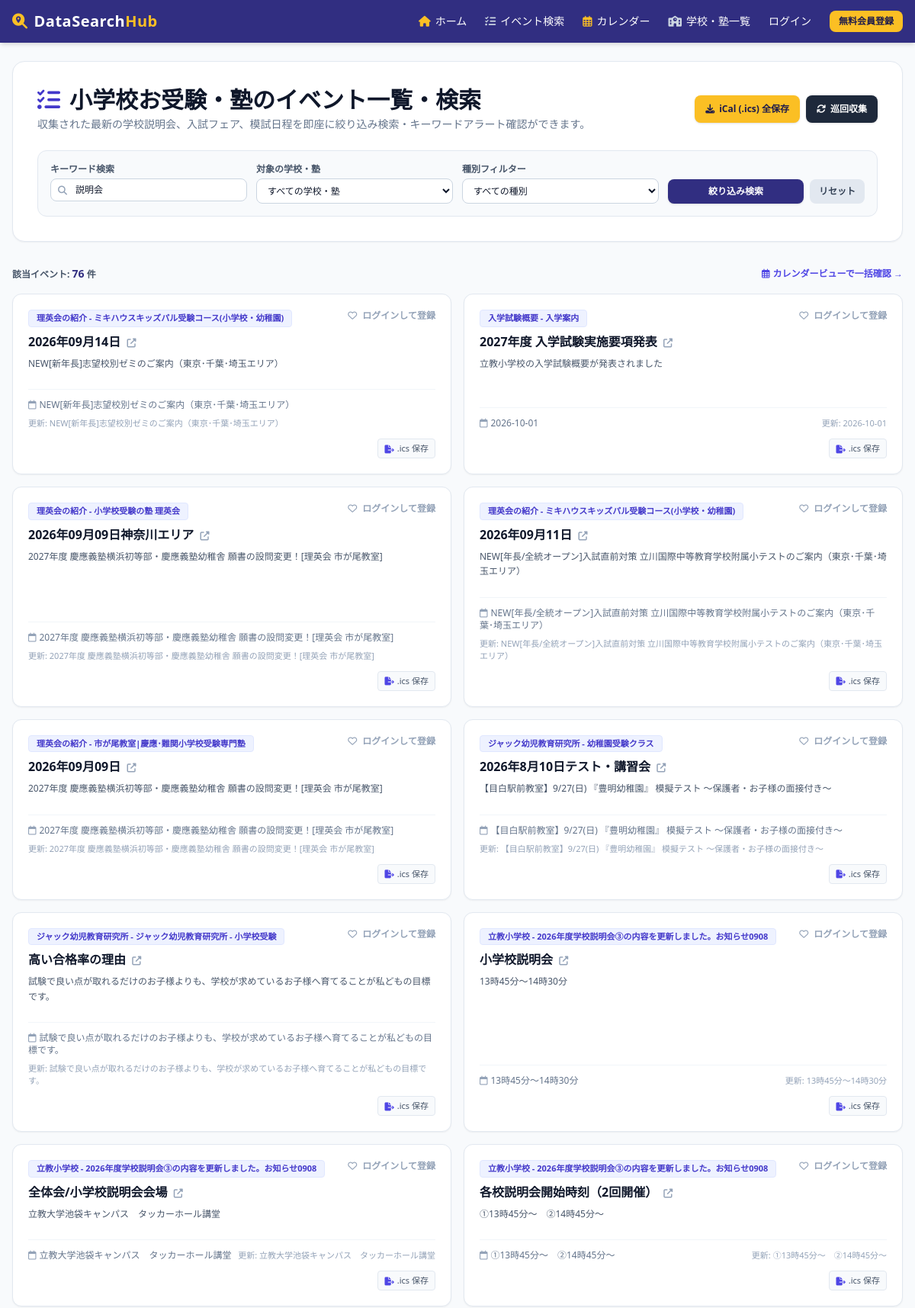
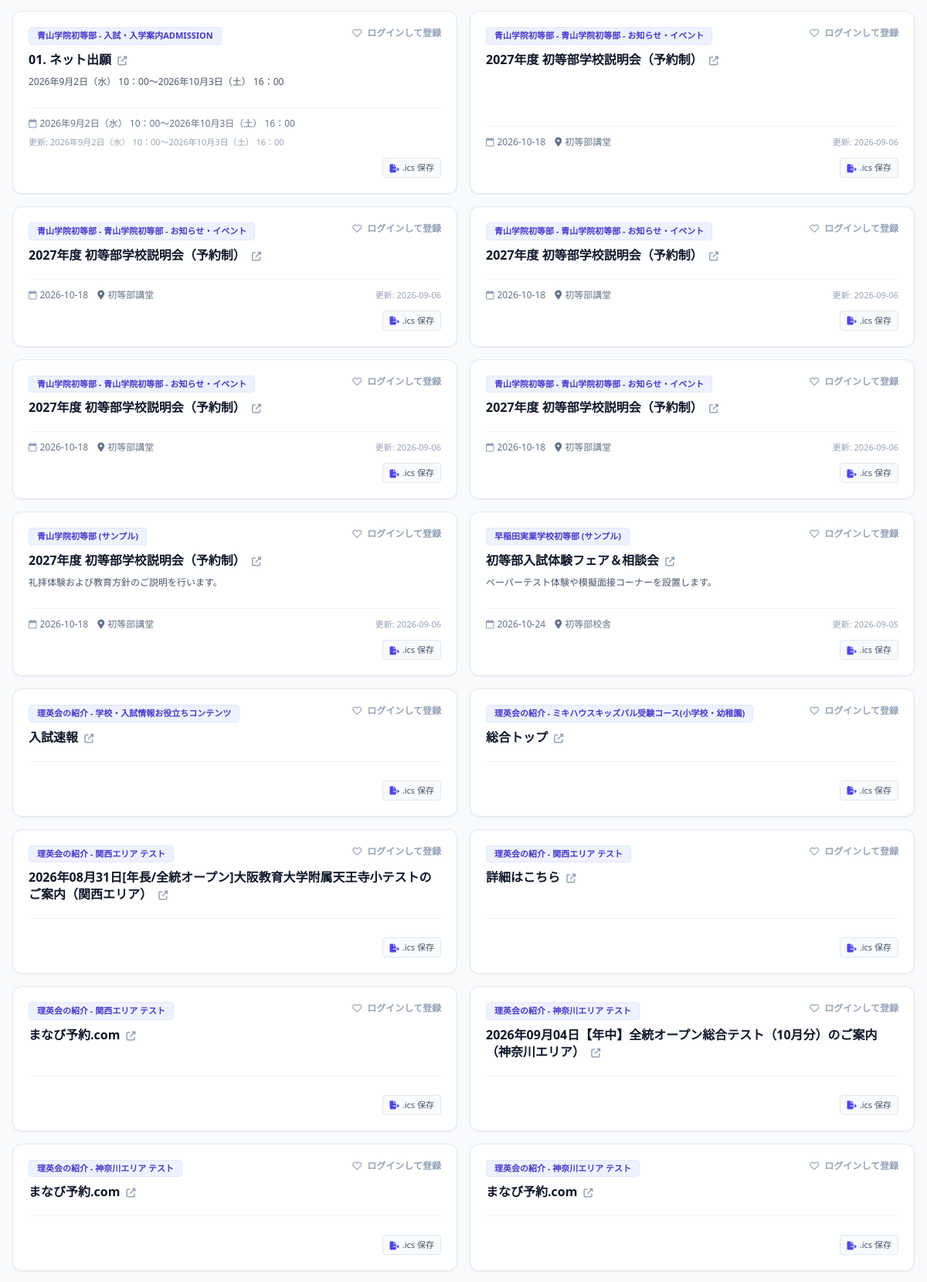
The app's page /events?q=説明会 (upper part) with its own data (2 pictures, top to bottom).
### app/models/schema.py (models this page shows, shortened)
class Event(Base):
    __tablename__ = "events"
    id = Column(Integer, primary_key=True, index=True)
    source_id = Column(Integer, ForeignKey("sources.id"), nullable=False)
    title = Column(String, index=True, nullable=False)
    content = Column(Text, nullable=True)
    url = Column(String, nullable=True)
    published_date = Column(String, nullable=True)                      # 発表日 / 更新日
    event_date = Column(String, index=True, nullable=True)               # イベント開催日・試験日 (YYYY-MM-DD)
    location = Column(String, nullable=True)                            # 開催場所・会場
    created_at = Column(DateTime, default=datetime.utcnow)
    is_notified = Column(Boolean, default=False)                         # メール通知済みフラグ
    source = relationship("Source", back_populates="events")
    notifications = relationship("NotificationLog", back_populates="event", cascade="all, delete-orphan")

class Source(Base):
    __tablename__ = "sources"
    id = Column(Integer, primary_key=True, index=True)
    source_id = Column(String, unique=True, index=True, nullable=False) # e.g. keio_yochisha
    category_id = Column(Integer, ForeignKey("categories.id"), nullable=False)
    name = Column(String, nullable=False)                                # e.g. 慶應義塾幼稚舎
    type = Column(String, nullable=False)                                # e.g. school, cram_school
    url = Column(String, nullable=False)
    schedule_interval_minutes = Column(Integer, default=60)
    selectors_json = Column(Text, nullable=False)                        # スクレイピングルール (JSON文字列)
    last_scraped_at = Column(DateTime, nullable=True)                    # 最終巡回実行日時
    category = relationship("Category", back_populates="sources")
    events = relationship("Event", back_populates="source", cascade="all, delete-orphan")
    favorited_by = relationship("Favorite", back_populates="source", cascade="all, delete-orphan")

### app/main.py (the view)
@app.get("/events", response_class=HTMLResponse)
@app.get("/search", response_class=HTMLResponse)
async def events_search_page(
    request: Request,
    q: Optional[str] = Query(None),
    category: Optional[str] = Query("elementary_school"),
    source_id: Optional[str] = Query(None),
    event_type: Optional[str] = Query(None),
    db: Session = Depends(get_db)
):
    user = get_current_user_optional(request, db)
    categories = db.query(Category).all()
    sources = db.query(Source).all()
    query = db.query(Event).options(joinedload(Event.source))
    if category and category != "all":
        current_cat = db.query(Category).filter(Category.category_id == category).first()
        if current_cat:
            query = query.filter(Source.category_id == current_cat.id)
    parsed_source_id = None
    if source_id and source_id.isdigit():
        parsed_source_id = int(source_id)
        query = query.filter(Event.source_id == parsed_source_id)
    if event_type and event_type != "all":
        query = query.filter(Source.type == event_type)
    if q:
        search_term = f"%{q}%"
        query = query.filter(
            or_(
                Event.title.like(search_term),
                Event.content.like(search_term),
                Event.location.like(search_term),
                Source.name.like(search_term)
            )
        )
    events = query.order_by(Event.created_at.desc()).all()
    favorite_source_ids = []
    user_alert_keywords = []
    if user:
        favorite_source_ids = [fav.source_id for fav in user.favorites]
        user_alert_keywords = [alert.keyword for alert in user.keyword_alerts]
    for event in events:
        matched = []
        event_text = f"{event.title} {event.content or ''}"
        for kw in user_alert_keywords:
            if kw and kw.lower() in event_text.lower():
                matched.append(kw)
        event.matched_alerts = matched
    return templates.TemplateResponse(
        request=request,
        name="events.html",
        context={
            "user": user,
            "categories": categories,
            "sources": sources,
            "current_category_id": category,
            "selected_source_id": parsed_source_id,
            "selected_event_type": event_type,
            "search_query": q or "",
            "events": events,
            "favorite_source_ids": favorite_source_ids,
            "user_alert_keywords": user_alert_keywords
        }
    )

### app/templates/events.html (shortened to what this page needs)
{% extends "base.html" %}
{% block content %}
<div class="bg-white p-6 md:p-8 rounded-2xl shadow-sm border border-slate-200 mb-8 space-y-6">
    <div class="flex flex-col md:flex-row justify-between items-start md:items-center gap-4">
        <div>
            <h1 class="text-2xl md:text-3xl font-extrabold text-slate-900 flex items-center">
                <i class="fa-solid fa-list-check text-indigo-700 mr-3"></i>小学校お受験・塾のイベント一覧・検索
            </h1>
            <p class="text-slate-500 text-sm mt-1">収集された最新の学校説明会、入試フェア、模試日程を即座に絞り込み検索・キーワードアラート確認ができます。</p>
        </div>
        <div class="flex items-center space-x-2">
            <a href="/api/user-calendar-feed.ics" class="bg-amber-400 hover:bg-amber-300 text-indigo-950 font-bold text-xs px-3.5 py-2.5 rounded-lg shadow transition flex items-center">
                <i class="fa-solid fa-download mr-1.5"></i> iCal (.ics) 全保存
            </a>
            <form action="/scrape-now" method="post" onsubmit="var btn = this.querySelector('button'); btn.disabled = true; btn.innerHTML = '<i class=\'fa-solid fa-spinner fa-spin mr-1.5\'></i> 巡回実行中...';">
                <button type="submit" class="bg-slate-800 hover:bg-slate-700 text-white font-bold text-xs px-3.5 py-2.5 rounded-lg shadow transition flex items-center">
                    <i class="fa-solid fa-arrows-rotate mr-1.5"></i> 巡回収集
                </button>
            </form>
        </div>
    </div>
    <form action="/events" method="get" class="bg-slate-50 p-4 rounded-xl border border-slate-200 grid grid-cols-1 sm:grid-cols-2 md:grid-cols-4 gap-3">
        <div>
            <label class="block text-xs font-bold text-slate-600 mb-1">キーワード検索</label>
            <div class="relative">
                <input type="text" name="q" value="{{ search_query }}" placeholder="説明会、模試、学校名など..." class="w-full bg-white text-slate-900 border border-slate-300 rounded-lg pl-8 pr-3 py-1.5 text-xs focus:outline-none focus:ring-2 focus:ring-indigo-500">
                <i class="fa-solid fa-magnifying-glass absolute left-2.5 top-2 text-slate-400 text-xs"></i>
            </div>
        </div>
        <div>
            <label class="block text-xs font-bold text-slate-600 mb-1">対象の学校・塾</label>
            <select name="source_id" class="w-full bg-white text-slate-900 border border-slate-300 rounded-lg px-2.5 py-1.5 text-xs focus:outline-none focus:ring-2 focus:ring-indigo-500">
                <option value="all">すべての学校・塾</option>
            </select>
        </div>
        <div>
            <label class="block text-xs font-bold text-slate-600 mb-1">種別フィルター</label>
            <select name="event_type" class="w-full bg-white text-slate-900 border border-slate-300 rounded-lg px-2.5 py-1.5 text-xs focus:outline-none focus:ring-2 focus:ring-indigo-500">
                <option value="all">すべての種別</option>
            </select>
        </div>
        <div class="flex items-end space-x-2">
            <button type="submit" class="flex-grow bg-indigo-900 hover:bg-indigo-800 text-white font-bold text-xs py-2 rounded-lg shadow transition flex items-center justify-center">
                絞り込み検索
            </button>
            <a href="/events" class="bg-slate-200 hover:bg-slate-300 text-slate-700 font-bold text-xs px-3 py-2 rounded-lg transition">
                リセット
            </a>
        </div>
    </form>
</div>
<div class="mb-4 flex justify-between items-center text-xs font-bold text-slate-600">
    <div>
        <span>該当イベント: <strong class="text-indigo-900 text-sm">{{ events|length }}</strong> 件</span>
    </div>
    <div>
        <a href="/calendar" class="text-indigo-600 hover:underline flex items-center">
            <i class="fa-regular fa-calendar-days mr-1"></i> カレンダービューで一括確認 →
        </a>
    </div>
</div>
{% if events %}
<div class="grid grid-cols-1 md:grid-cols-2 gap-4">
    {% for event in events %}
    <div class="bg-white rounded-xl shadow-sm border border-slate-200 p-5 flex flex-col justify-between space-y-3 relative overflow-hidden transition hover:shadow-md hover:border-indigo-200">
        <div>
            <div class="flex justify-between items-start mb-2">
                <span class="text-[11px] font-bold bg-indigo-50 text-indigo-700 px-2.5 py-0.5 rounded border border-indigo-100">
                    {{ event.source.name }}
                </span>
                {% if user %}
                    {% if event.source_id in favorite_source_ids %}
                        <form action="/toggle-favorite" method="post" class="inline">
                            <input type="hidden" name="source_id" value="{{ event.source_id }}">
                            <button type="submit" title="お気に入り解除" class="text-xs bg-rose-50 hover:bg-rose-100 text-rose-600 font-bold px-2.5 py-1 rounded border border-rose-200 transition">
                                <i class="fa-solid fa-heart mr-1 text-rose-500"></i> お気に入り
                            </button>
                        </form>
                    {% else %}
                        <form action="/toggle-favorite" method="post" class="inline">
                            <input type="hidden" name="source_id" value="{{ event.source_id }}">
                            <button type="submit" title="お気に入り追加" class="text-xs bg-slate-100 hover:bg-slate-200 text-slate-700 font-bold px-2.5 py-1 rounded border border-slate-300 transition">
                                <i class="fa-regular fa-heart mr-1"></i> お気に入り追加
                            </button>
                        </form>
                    {% endif %}
                {% else %}
                    <a href="/login" class="text-xs text-slate-400 hover:text-indigo-600 font-bold">
                        <i class="fa-regular fa-heart mr-1"></i> ログインして登録
                    </a>
                {% endif %}
            </div>
            <h3 class="text-base font-bold text-slate-900 mb-2 leading-snug">
                <a href="{{ event.official_url }}" target="_blank" class="hover:text-indigo-600 transition">
                    {{ event.title }} <i class="fa-solid fa-up-right-from-square text-xs text-slate-400 ml-1"></i>
                </a>
            </h3>
            {% if event.content %}
            <p class="text-slate-600 text-xs mb-3 line-clamp-2 leading-relaxed">{{ event.content }}</p>
            {% endif %}
        </div>
        <div class="border-t border-slate-100 pt-3 text-xs font-medium text-slate-500 space-y-2">
            <div class="flex flex-wrap justify-between items-center gap-2">
                <div class="flex space-x-3">
                    {% if event.event_date %}
                    <span class="text-slate-500 font-medium">
                        <i class="fa-regular fa-calendar mr-1 text-slate-400"></i>{{ event.event_date }}
                    </span>
                    {% endif %}
                    {% if event.location %}
                    <span class="truncate max-w-[150px]">
                        <i class="fa-solid fa-location-dot mr-1"></i>{{ event.location }}
                    </span>
                    {% endif %}
                </div>
                {% if event.published_date %}
                <span class="text-slate-400 text-[11px]">更新: {{ event.published_date }}</span>
                {% endif %}
            </div>
            <div class="flex justify-end space-x-2 pt-1">
                <a href="/events/{{ event.id }}/ical" class="text-[11px] text-slate-600 hover:text-indigo-700 bg-slate-50 hover:bg-indigo-50 border border-slate-200 px-2 py-1 rounded transition flex items-center">
                    <i class="fa-solid fa-file-export mr-1 text-indigo-600"></i> .ics 保存
                </a>
            </div>
        </div>
    </div>
    {% endfor %}
</div>
{% else %}
<div class="bg-white p-12 rounded-xl shadow-sm border border-slate-200 text-center text-slate-500">
    <i class="fa-solid fa-magnifying-glass text-4xl mb-3 text-slate-300"></i>
    <p class="font-bold">条件に一致するイベントが見つかりませんでした。</p>
    <p class="text-xs text-slate-400 mt-1">検索条件を変更するか、右上の「巡回収集」をお試しください。</p>
</div>
{% endif %}
{% endblock %}

### records on screen
Event: source.name "理英会の紹介 - ミキハウスキッズパル受験コース(小学校・幼稚園)", title "2026年09月14日", content "NEW[新年長]志望校別ゼミのご案内（東京･千葉･埼玉エリア）", event_date "NEW[新年長]志望校別ゼミのご案内（東京･千葉･埼玉エリア）", published_date "NEW[新年長]志望校別ゼミのご案内（東京･千葉･埼玉エリア）"
Event: source.name "入学試験概要 - 入学案内", title "2027年度 入学試験実施要項発表", content "立教小学校の入学試験概要が発表されました", event_date "2026-10-01", published_date "2026-10-01"
Event: source.name "理英会の紹介 - 小学校受験の塾 理英会", title "2026年09月09日神奈川エリア", content "2027年度 慶應義塾横浜初等部・慶應義塾幼稚舎 願書の設問変更！[理英会 市が尾教室]", event_date "2027年度 慶應義塾横浜初等部・慶應義塾幼稚舎 願書の設問変更！[理英会 市が尾教室]", published_date "2027年度 慶應義塾横浜初等部・慶應義塾幼稚舎 願書の設問変更！[理英会 市が尾教室]"
Event: source.name "理英会の紹介 - ミキハウスキッズパル受験コース(小学校・幼稚園)", title "2026年09月11日", content "NEW[年長/全統オープン]入試直前対策 立川国際中等教育学校附属小テストのご案内（東京･千葉･埼玉エリア）", event_date "NEW[年長/全統オープン]入試直前対策 立川国際中等教育学校附属小テストのご案内（東京･千葉･埼玉エリア）", published_date "NEW[年長/全統オープン]入試直前対策 立川国際中等教育学校附属小テストのご案内（東京･千葉･埼玉エリア）"
Event: source.name "理英会の紹介 - 市が尾教室|慶應･難関小学校受験専門塾", title "2026年09月09日", content "2027年度 慶應義塾横浜初等部・慶應義塾幼稚舎 願書の設問変更！[理英会 市が尾教室]", event_date "2027年度 慶應義塾横浜初等部・慶應義塾幼稚舎 願書の設問変更！[理英会 市が尾教室]", published_date "2027年度 慶應義塾横浜初等部・慶應義塾幼稚舎 願書の設問変更！[理英会 市が尾教室]"
Event: source.name "ジャック幼児教育研究所 - 幼稚園受験クラス", title "2026年8月10日テスト・講習会", content "【目白駅前教室】9/27(日) 『豊明幼稚園』 模擬テスト ～保護者・お子様の面接付き～", event_date "【目白駅前教室】9/27(日) 『豊明幼稚園』 模擬テスト ～保護者・お子様の面接付き～", published_date "【目白駅前教室】9/27(日) 『豊明幼稚園』 模擬テスト ～保護者・お子様の面接付き～"
Event: source.name "ジャック幼児教育研究所 - ジャック幼児教育研究所 - 小学校受験", title "高い合格率の理由", content "試験で良い点が取れるだけのお子様よりも、学校が求めているお子様へ育てることが私どもの目標です。", event_date "試験で良い点が取れるだけのお子様よりも、学校が求めているお子様へ育てることが私どもの目標です。", published_date "試験で良い点が取れるだけのお子様よりも、学校が求めているお子様へ育てることが私どもの目標です。"
Event: source.name "立教小学校 - 2026年度学校説明会③の内容を更新しました。お知らせ0908", title "小学校説明会", content "13時45分～14時30分", event_date "13時45分～14時30分", published_date "13時45分～14時30分"
Event: source.name "立教小学校 - 2026年度学校説明会③の内容を更新しました。お知らせ0908", title "全体会/小学校説明会会場", content "立教大学池袋キャンパス タッカーホール講堂", event_date "立教大学池袋キャンパス タッカーホール講堂", published_date "立教大学池袋キャンパス タッカーホール講堂"
Event: source.name "立教小学校 - 2026年度学校説明会③の内容を更新しました。お知らせ0908", title "各校説明会開始時刻（2回開催）", content "①13時45分～ ②14時45分～", event_date "①13時45分～ ②14時45分～", published_date "①13時45分～ ②14時45分～"
Event: source.name "青山学院初等部 - 入試・入学案内ADMISSION", title "01. ネット出願", content "2026年9月2日（水） 10：00〜2026年10月3日（土） 16：00", event_date "2026年9月2日（水） 10：00〜2026年10月3日（土） 16：00", published_date "2026年9月2日（水） 10：00〜2026年10月3日（土） 16：00"
Event: source.name "青山学院初等部 - 青山学院初等部 - お知らせ・イベント", title "2027年度 初等部学校説明会（予約制）", event_date "2026-10-18", location "初等部講堂", published_date "2026-09-06"
Event: source.name "青山学院初等部 - 青山学院初等部 - お知らせ・イベント", title "2027年度 初等部学校説明会（予約制）", event_date "2026-10-18", location "初等部講堂", published_date "2026-09-06"
Event: source.name "青山学院初等部 - 青山学院初等部 - お知らせ・イベント", title "2027年度 初等部学校説明会（予約制）", event_date "2026-10-18", location "初等部講堂", published_date "2026-09-06"
Event: source.name "青山学院初等部 - 青山学院初等部 - お知らせ・イベント", title "2027年度 初等部学校説明会（予約制）", event_date "2026-10-18", location "初等部講堂", published_date "2026-09-06"
Event: source.name "青山学院初等部 - 青山学院初等部 - お知らせ・イベント", title "2027年度 初等部学校説明会（予約制）", event_date "2026-10-18", location "初等部講堂", published_date "2026-09-06"
Event: source.name "青山学院初等部 (サンプル)", title "2027年度 初等部学校説明会（予約制）", content "礼拝体験および教育方針のご説明を行います。", event_date "2026-10-18", location "初等部講堂", published_date "2026-09-06"
Event: source.name "早稲田実業学校初等部 (サンプル)", title "初等部入試体験フェア＆相談会", content "ペーパーテスト体験や模擬面接コーナーを設置します。", event_date "2026-10-24", location "初等部校舎", published_date "2026-09-05"
Event: source.name "理英会の紹介 - 学校・入試情報お役立ちコンテンツ", title "入試速報"
Event: source.name "理英会の紹介 - ミキハウスキッズパル受験コース(小学校・幼稚園)", title "総合トップ"
Event: source.name "理英会の紹介 - 関西エリア テスト", title "2026年08月31日[年長/全統オープン]大阪教育大学附属天王寺小テストのご案内（関西エリア）"
Event: source.name "理英会の紹介 - 関西エリア テスト", title "詳細はこちら"
Event: source.name "理英会の紹介 - 関西エリア テスト", title "まなび予約.com"
Event: source.name "理英会の紹介 - 神奈川エリア テスト", title "2026年09月04日【年中】全統オープン総合テスト（10月分）のご案内（神奈川エリア）"
Event: source.name "理英会の紹介 - 神奈川エリア テスト", title "まなび予約.com"
Event: source.name "理英会の紹介 - 神奈川エリア テスト", title "まなび予約.com"

### other values on screen
{{ events|length }} "76"
